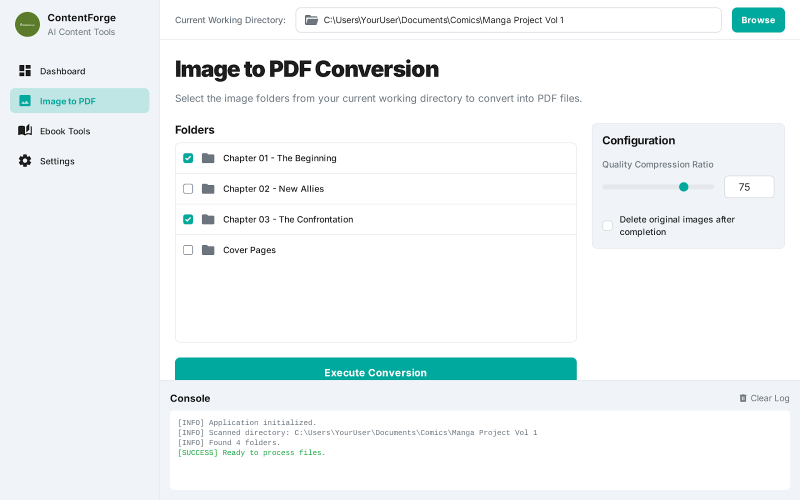
#> input picture UI_design/comic_processing_-_image_to_pdf/screen.png, 1600 x 1000 px (shown at 1/2 size)
$ python image_processes_pipeline_v5.py --input ../../UI_design/comic_processing_-_image_to_pdf
#> lines starting #> are read from the running program, lines starting #| are printed output that depends on the picture
### backend/utils.py
import os
import json
import sys

def load_settings():
    """
    Load settings from shared_assets/settings.json.
    Returns the full settings dictionary.
    Includes error handling and logical fallbacks.
    """
    try:
        # Determine paths relative to this file (backend/utils.py)
        # We expect settings.json to be in backend/shared_assets/settings.json
        current_dir = os.path.dirname(os.path.abspath(__file__))
        settings_path = os.path.join(current_dir, 'shared_assets', 'settings.json')


        if not os.path.exists(settings_path):
            return {}

        with open(settings_path, 'r', encoding='utf-8') as f:
            return json.load(f)
    except Exception as e:
        print(f"[WARN] Failed to load settings: {e}")
        return {}

def get_default_work_dir():
    """
    Returns the default work directory from settings, or Downloads as fallback.
    """
    settings = load_settings()
    default_dir = settings.get("default_work_dir")

    if default_dir and os.path.isdir(default_dir):
        return default_dir

    return os.path.join(os.path.expanduser("~"), "Downloads")

### backend/comic_processing/image_processes_pipeline_v5.py
import os
import shutil
from PIL import Image, ImageFile
import natsort
import sys
from collections import Counter
import math
import traceback
import json
import time

try:
    import numpy as np
except ImportError:
    print("错误：此脚本需要 numpy 库。请使用 'pip install numpy' 命令进行安装。")
    sys.exit(1)

# --- 全局配置 ---
ImageFile.LOAD_TRUNCATED_IMAGES = True
Image.MAX_IMAGE_PIXELS = None

# --- 目录与文件名配置 ---
MERGED_LONG_IMAGE_SUBDIR_NAME = "merged_long_img"
SPLIT_IMAGES_SUBDIR_NAME = "split_by_solid_band"
SUCCESS_MOVE_SUBDIR_NAME = "IMG"  # 成功处理的文件夹将被移动到此目录
LONG_IMAGE_FILENAME_BASE = "stitched_long_strip"
IMAGE_EXTENSIONS_FOR_MERGE = ('.png', '.jpg', '.jpeg', '.webp', '.bmp', '.gif', '.tiff', '.tif')

# --- V2 分割配置 ---
MIN_SOLID_COLOR_BAND_HEIGHT = 50
COLOR_MATCH_TOLERANCE = 45
# 韩漫常见背景色配置（已扩展）
SPLIT_BAND_COLORS_RGB = [
    # 基础色
    (255, 255, 255),  # 纯白色
    (0, 0, 0),        # 纯黑色

    # 韩漫常见的浅色背景
    (248, 248, 248),  # 浅灰白色
    (240, 240, 240),  # 灰白色
    (250, 250, 250),  # 接近白色
    (245, 245, 245),  # 淡灰色
    (252, 252, 252),  # 极浅灰色
    (242, 242, 242),  # 浅灰色
    (238, 238, 238),  # 中浅灰色
    (235, 235, 235),  # 银灰色
    (230, 230, 230),  # 浅银灰色
    (225, 225, 225),  # 中银灰色
    (220, 220, 220),  # 深银灰色
    (215, 215, 215),  # 浅钢灰色
    (210, 210, 210),  # 钢灰色
    (205, 205, 205),  # 深钢灰色
    (200, 200, 200),  # 中灰色

    # 韩漫常见的米色/奶油色背景
    (255, 253, 250),  # 雪白色
    (253, 245, 230),  # 古董白
    (250, 240, 230),  # 亚麻色
    (255, 248, 220),  # 玉米丝色
    (255, 250, 240),  # 花白色
    (253, 245, 230),  # 旧蕾丝色
    (245, 245, 220),  # 米色
    (255, 228, 196),  # 桃仁色

    # 韩漫常见的淡粉色背景
    (255, 240, 245),  # 薰衣草红
    (255, 228, 225),  # 薄雾玫瑰
    (255, 218, 185),  # 桃色
    (255, 239, 213),  # 木瓜色
    (255, 235, 205),  # 白杏色

    # 韩漫常见的淡蓝色背景
    (240, 248, 255),  # 爱丽丝蓝
    (230, 230, 250),  # 薰衣草色
    (248, 248, 255),  # 幽灵白
    (245, 245, 245),  # 白烟色
    (220, 220, 220),  # 淡灰色

    # 韩漫常见的淡绿色背景
    (240, 255, 240),  # 蜜瓜色
    (245, 255, 250),  # 薄荷奶油色
    (240, 255, 255),  # 天蓝色

    # 韩漫常见的深色背景
    (195, 195, 195),  # 深中灰色
    (190, 190, 190),  # 暗灰色
    (185, 185, 185),  # 深暗灰色
    (180, 180, 180),  # 灰色
    (175, 175, 175),  # 深灰色
    (170, 170, 170),  # 暗深灰色
    (165, 165, 165),  # 炭灰色
    (160, 160, 160),  # 深炭灰色
    (155, 155, 155),  # 暗炭灰色
    (150, 150, 150),  # 中炭灰色
    (145, 145, 145),  # 深中炭灰色
    (140, 140, 140),  # 暗中炭灰色
    (135, 135, 135),  # 深暗炭灰色
    (130, 130, 130),  # 极深炭灰色
    (125, 125, 125),  # 深极炭灰色
    (120, 120, 120),  # 暗极炭灰色
    (115, 115, 115),  # 深暗极炭灰色
    (110, 110, 110),  # 极暗炭灰色
    (105, 105, 105),  # 深极暗炭灰色
    (100, 100, 100),  # 暗极暗炭灰色
    (95, 95, 95),     # 深暗极暗炭灰色
    (90, 90, 90),     # 极深暗炭灰色
    (85, 85, 85),     # 深极深暗炭灰色
    (80, 80, 80),     # 暗极深暗炭灰色
    (75, 75, 75),     # 深暗极深暗炭灰色
    (70, 70, 70),     # 极暗极深炭灰色
    (65, 65, 65),     # 深极暗极深炭灰色
    (60, 60, 60),     # 暗极暗极深炭灰色
    (55, 55, 55),     # 深暗极暗极深炭灰色
    (50, 50, 50),     # 极深暗极暗炭灰色
    (45, 45, 45),     # 深极深暗极暗炭灰色
    (40, 40, 40),     # 暗极深暗极暗炭灰色
    (35, 35, 35),     # 深暗极深暗极暗炭灰色
    (30, 30, 30),     # 极暗极深暗极暗炭灰色
    (25, 25, 25),     # 深极暗极深暗极暗炭灰色
    (20, 20, 20),     # 暗极暗极深暗极暗炭灰色
    (15, 15, 15),     # 深暗极暗极深暗极暗炭灰色
    (10, 10, 10),     # 极深暗极暗极深暗极暗炭灰色
    (5, 5, 5),        # 接近黑色
]

# --- V4 分割配置 ---
QUANTIZATION_FACTOR = 32
MAX_UNIQUE_COLORS_IN_BG = 5
MIN_SOLID_COLOR_BAND_HEIGHT_V4 = 30
EDGE_MARGIN_PERCENT = 0.10

# --- 重打包与PDF输出配置 ---
MAX_REPACKED_FILESIZE_MB = 8
MAX_REPACKED_PAGE_HEIGHT_PX = 30000
PDF_TARGET_PAGE_WIDTH_PIXELS = 1500
PDF_IMAGE_JPEG_QUALITY = 85
PDF_DPI = 300
# --- 配置结束 ---


def print_progress_bar(iteration, total, prefix='', suffix='', decimals=1, length=100, fill='█', printEnd="\r"):
    """
    Call in a loop to create terminal progress bar
    @params:
        iteration   - Required  : current iteration (Int)
        total       - Required  : total iterations (Int)
        prefix      - Optional  : prefix string (Str)
        suffix      - Optional  : suffix string (Str)
        decimals    - Optional  : positive number of decimals in percent complete (Int)
        length      - Optional  : character length of bar (Int)
        fill        - Optional  : bar fill character (Str)
        printEnd    - Optional  : end character (e.g. "\r", "\r\n") (Str)
    """
    if total == 0:
        percent_str = "0.0%"
        filled_length = 0
    else:
        percent = ("{0:." + str(decimals) + "f}").format(100 * (iteration / float(total)))
        percent_str = f"{percent}%"
        filled_length = int(length * iteration // total)

    bar = fill * filled_length + '-' * (length - filled_length)

    # 智能判断：如果是UI环境(非TTY)，改为每2%输出一次换行，确保前端能实时收到
    is_tty = sys.stdout.isatty()
    step = max(1, total // 50)

    if not is_tty:
        # 非TTY环境，仅在关键节点输出，并且使用换行符
        if iteration % step == 0 or iteration == total:
             sys.stdout.write(f'{prefix} |{bar}| {percent_str} {suffix}\n')
             sys.stdout.flush()
    else:
        # 标准TTY环境，使用\r刷新
        sys.stdout.write(f'\r{prefix} |{bar}| {percent_str} {suffix}')
        sys.stdout.flush()
        if iteration == total:
            sys.stdout.write('\n')


def merge_to_long_image(source_project_dir, output_long_image_dir, long_image_filename_only, target_width=None):
    """将源目录中的所有图片（包括子目录）垂直合并成一个长图。"""
#> called with target_width = 1500
    print(f"\n  --- 步骤 1: 合并项目 '{os.path.basename(source_project_dir)}' 中的所有图片以制作长图 ---")
    if not os.path.isdir(source_project_dir):
        print(f"    错误: 源项目目录 '{source_project_dir}' 未找到。")
        return None

    os.makedirs(output_long_image_dir, exist_ok=True)
    output_long_image_path = os.path.join(output_long_image_dir, long_image_filename_only)

    print(f"    ... 正在递归扫描 '{os.path.basename(source_project_dir)}' 及其所有子文件夹以查找图片 ...")
    image_filepaths = []
    try:
        for dirpath, _, filenames in os.walk(source_project_dir):
            # 确保不扫描脚本自己创建的中间文件夹
            if MERGED_LONG_IMAGE_SUBDIR_NAME in dirpath or SPLIT_IMAGES_SUBDIR_NAME in dirpath:
                continue

            for filename in filenames:
                if filename.lower().endswith(IMAGE_EXTENSIONS_FOR_MERGE) and not filename.startswith('.'):
                    image_filepaths.append(os.path.join(dirpath, filename))
    except Exception as e:
        print(f"    错误: 扫描目录 '{source_project_dir}' 时发生错误: {e}")
        return None

    if not image_filepaths:
        print(f"    在 '{os.path.basename(source_project_dir)}' 及其子目录中未找到符合条件的图片。")
        return None

    # 对收集到的所有完整路径进行自然排序
    sorted_image_filepaths = natsort.natsorted(image_filepaths)

    images_data = []
    total_calculated_height = 0
    max_calculated_width = 0

    total_files_to_analyze = len(sorted_image_filepaths)
    if total_files_to_analyze > 0:
        print_progress_bar(0, total_files_to_analyze, prefix='    分析图片尺寸:', suffix='完成', length=40)

    for i, filepath in enumerate(sorted_image_filepaths):
        try:
            with Image.open(filepath) as img:
#> img is the input picture: PIL image 1600x1000 RGB; mean R, G, B 238.6, 244.7, 245.6
                if target_width and img.width != target_width:
                    new_height = int(img.height * (target_width / img.width))
                    images_data.append({
                        "path": filepath,
                        "width": target_width,
                        "height": new_height,
                        "original_width": img.width,
                        "original_height": img.height
                    })
                    total_calculated_height += new_height
                    max_calculated_width = target_width
                else:
                    images_data.append({
                        "path": filepath,
                        "width": img.width,
                        "height": img.height,
                        "original_width": img.width,
                        "original_height": img.height
                    })
                    total_calculated_height += img.height
                    if img.width > max_calculated_width:
                        max_calculated_width = img.width
        except Exception as e:
            print(f"\n    警告: 打开或读取图片 '{os.path.basename(filepath)}' 失败: {e}。已跳过。")
            continue
        if total_files_to_analyze > 0:
            print_progress_bar(i + 1, total_files_to_analyze, prefix='    分析图片尺寸:', suffix='完成', length=40)

    if not images_data:
        print("    没有有效的图片可供合并。")
        return None

    if max_calculated_width == 0 or total_calculated_height == 0:
        print(f"    计算出的画布尺寸为零 ({max_calculated_width}x{total_calculated_height})，无法创建长图。")
        return None

    merged_canvas = Image.new('RGB', (max_calculated_width, total_calculated_height), (255, 255, 255))
#> merged_canvas: PIL image 1500x937 RGB; every value is 255
    current_y_offset = 0

    total_files_to_paste = len(images_data)
    if total_files_to_paste > 0:
        print_progress_bar(0, total_files_to_paste, prefix='    粘贴图片:    ', suffix='完成', length=40)
#|     粘贴图片:     |----------------------------------------| 0.0% 完成
    for i, item_info in enumerate(images_data):
        try:
            with Image.open(item_info["path"]) as img:
                img_rgb = img.convert("RGB")
                if target_width and img_rgb.width != target_width:
                    img_to_paste = img_rgb.resize((target_width, item_info['height']), Image.Resampling.LANCZOS)
                else:
                    img_to_paste = img_rgb

                if target_width:
                    merged_canvas.paste(img_to_paste, (0, current_y_offset))
                else:
                    x_offset = (max_calculated_width - img_to_paste.width) // 2
                    merged_canvas.paste(img_to_paste, (x_offset, current_y_offset))
                current_y_offset += item_info["height"]
        except Exception as e:
            print(f"\n    警告: 粘贴图片 '{item_info['path']}' 失败: {e}。")
            pass
        if total_files_to_paste > 0:
            print_progress_bar(i + 1, total_files_to_paste, prefix='    粘贴图片:    ', suffix='完成', length=40)
#|     粘贴图片:     |████████████████████████████████████████| 100.0% 完成

    try:
        merged_canvas.save(output_long_image_path, format='PNG')
        print(f"    成功合并图片到: {output_long_image_path}")
        return output_long_image_path
    except Exception as e:
        print(f"    错误: 保存合并后的长图失败: {e}")
        return None


# --- V2 分割相关函数 ---


def are_colors_close(color1, color2, tolerance):
    """根据欧氏距离检查两种RGB颜色是否接近。"""
    if tolerance == 0:
        return color1 == color2
    r1, g1, b1 = color1
    r2, g2, b2 = color2
    distance = math.sqrt((r1 - r2)**2 + (g1 - g2)**2 + (b1 - b2)**2)
    return distance <= tolerance


def is_solid_color_row(pixels, y, width, solid_colors_list, tolerance):
    """检查给定行是否为纯色带，允许一定的容差。"""
    if width == 0:
        return False

    first_pixel_rgb = pixels[0, y][:3]

    base_color_match = None
    for base_color in solid_colors_list:
        if are_colors_close(first_pixel_rgb, base_color, tolerance):
            base_color_match = first_pixel_rgb
            break

    if base_color_match is None:
        return False

    for x in range(1, width):
        if not are_colors_close(pixels[x, y][:3], base_color_match, tolerance):
            return False

    return True


def split_long_image_v2(long_image_path, output_split_dir, min_solid_band_height, band_colors_list, tolerance):
    """V2 分割方法：基于在足够高的纯色带后找到内容行的逻辑来分割长图。"""
#> called with min_solid_band_height = 50, tolerance = 45
    print(f"\n  --- 步骤 2 (V2 - 传统纯色带分析): 分割长图 '{os.path.basename(long_image_path)}' ---")
    if not os.path.isfile(long_image_path):
        print(f"    错误: 长图路径 '{long_image_path}' 未找到。")
        return []

    os.makedirs(output_split_dir, exist_ok=True)
    split_image_paths = []

    try:
        if min_solid_band_height < 1:
            min_solid_band_height = 1

        img = Image.open(long_image_path).convert("RGBA")
#> img: PIL image 1500x937 RGBA
        pixels = img.load()
        img_width, img_height = img.size

        if img_height == 0 or img_width == 0:
            print(f"    图片 '{os.path.basename(long_image_path)}' 尺寸为零，无法分割。")
            return []

        original_basename, _ = os.path.splitext(os.path.basename(long_image_path))
        part_index = 1
        current_segment_start_y = 0
        solid_band_after_last_content_start_y = -1

        print_progress_bar(0, img_height, prefix='    扫描长图:    ', suffix='完成', length=40)
#|     扫描长图:     |----------------------------------------| 0.0% 完成

        for y in range(img_height):
            if y % 100 == 0 or y == img_height - 1:
                print_progress_bar(y + 1, img_height, prefix='    扫描长图:    ', suffix=f'第 {y+1}/{img_height} 行', length=40)

            is_solid = is_solid_color_row(pixels, y, img_width, band_colors_list, tolerance)

            if not is_solid:  # 这是一个 "内容" 行
                if solid_band_after_last_content_start_y != -1:
                    solid_band_height = y - solid_band_after_last_content_start_y
                    if solid_band_height >= min_solid_band_height:
                        cut_point_y = solid_band_after_last_content_start_y + (solid_band_height // 2)
                        if cut_point_y > current_segment_start_y:
                            segment = img.crop((0, current_segment_start_y, img_width, cut_point_y))
                            output_filename = f"{original_basename}_split_part_{part_index}.png"
                            output_filepath = os.path.join(output_split_dir, output_filename)
                            try:
                                segment.save(output_filepath, "PNG")
                                split_image_paths.append(output_filepath)
                                part_index += 1
                            except Exception as e_save:
                                print(f"      保存分割片段 '{output_filename}' 失败: {e_save}")
                        current_segment_start_y = cut_point_y
                solid_band_after_last_content_start_y = -1
            else:  # 这是一个 "纯色" 行
                if solid_band_after_last_content_start_y == -1:
                    solid_band_after_last_content_start_y = y
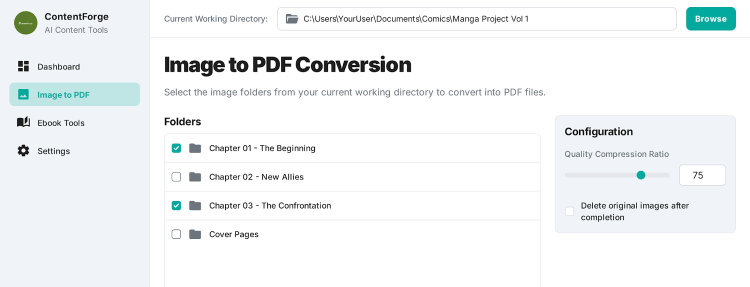
#> segment: PIL image 1500x574 RGBA (shown at 1/2 size); mean R, G, B, A 241.7, 244.6, 245.5, 255

        if current_segment_start_y < img_height:
            segment = img.crop((0, current_segment_start_y, img_width, img_height))
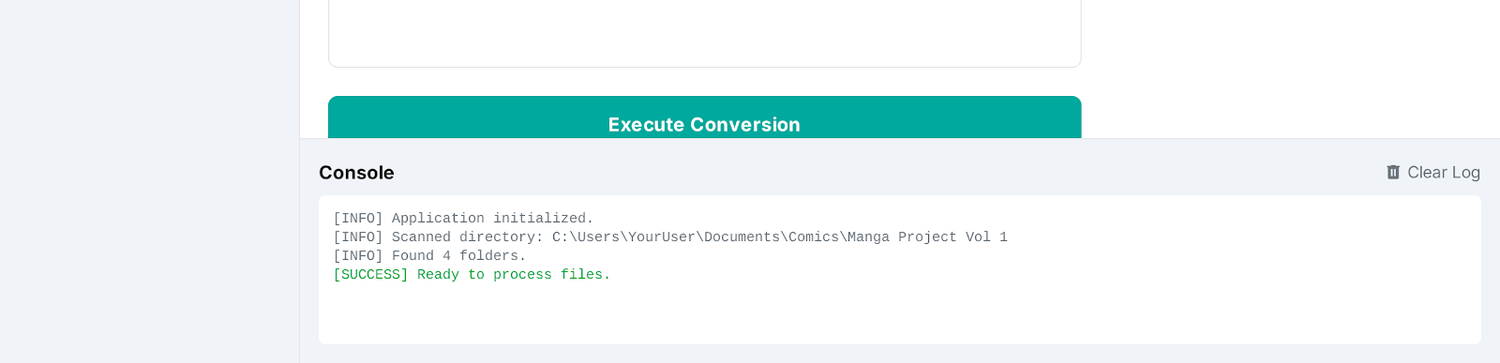
#> segment: PIL image 1500x363 RGBA; mean R, G, B, A 233.6, 244.8, 245.5, 255
            if segment.height > 10:  # 避免保存过小的切片
                output_filename = f"{original_basename}_split_part_{part_index}.png"
                output_filepath = os.path.join(output_split_dir, output_filename)
                try:
                    segment.save(output_filepath, "PNG")
                    split_image_paths.append(output_filepath)
                except Exception as e_save:
                    print(f"      保存最后一个分割片段 '{output_filename}' 失败: {e_save}")

        if not split_image_paths and img_height > 0:
            print(f"    V2 方法未能根据指定的纯色带分割 '{os.path.basename(long_image_path)}'。")
            return []

    except Exception as e:
        print(f"    V2 分割图片 '{os.path.basename(long_image_path)}' 时发生错误: {e}")
        traceback.print_exc()
        return []

    return natsort.natsorted(split_image_paths)


# --- V4 分割相关函数 ---
# [180 lines left out: functions get_dominant_color_numpy, split_long_image_v4, split_long_image_hybrid, not called in this run]


def split_long_image_hybrid_with_pdf_fallback(long_image_path, output_split_dir, pdf_output_dir, pdf_filename, subdir_name):
    """融合分割方法：先尝试 V2 + PDF 创建，如果 PDF 创建失败则清理 V2 文件并切换到 V4。

    失败判定标准：
    - V2 分割成功但 PDF 创建失败时，清除 V2 分割的图片，重新使用 V4 方式进行分割
    - V2 分割成功但重打包失败时，清除 V2 分割的图片，重新使用 V4 方式进行分割
    - V2 分割本身失败时，直接使用 V4 方式进行分割
    """
    print(f"\n  --- 步骤 2 (V5 - 智能融合分割): 分割长图 '{os.path.basename(long_image_path)}' ---")
    print("    🔄 采用智能双重分割策略：V2传统方法 → V4极速方法")
    print("    📋 失败判定标准：PDF 创建失败时自动切换方法")

    # 首先尝试 V2 方法
    print("\n    📋 第一阶段：尝试 V2 传统纯色带分析方法...")
    print("    🎨 使用预设的韩漫常见背景色进行分割，提高速度和效率...")

    v2_result = split_long_image_v2(
        long_image_path,
        output_split_dir,
        MIN_SOLID_COLOR_BAND_HEIGHT,
        SPLIT_BAND_COLORS_RGB,
        COLOR_MATCH_TOLERANCE
    )

    if v2_result and len(v2_result) >= 1:
        print(f"    ✅ V2 分割成功！共分割出 {len(v2_result)} 个片段。")
#|     ✅ V2 分割成功！共分割出 2 个片段。
#> (the rest of the program and of its run is left out)
